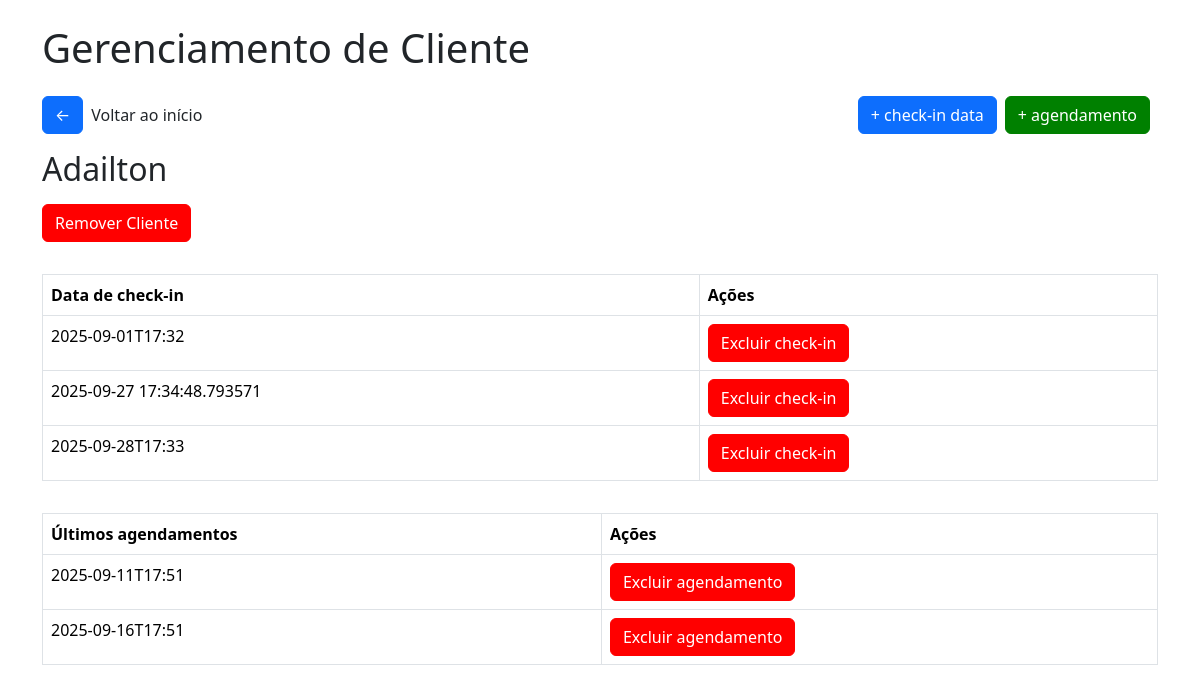
/clientemassagem/1, run on an earlier commit of the app's database.
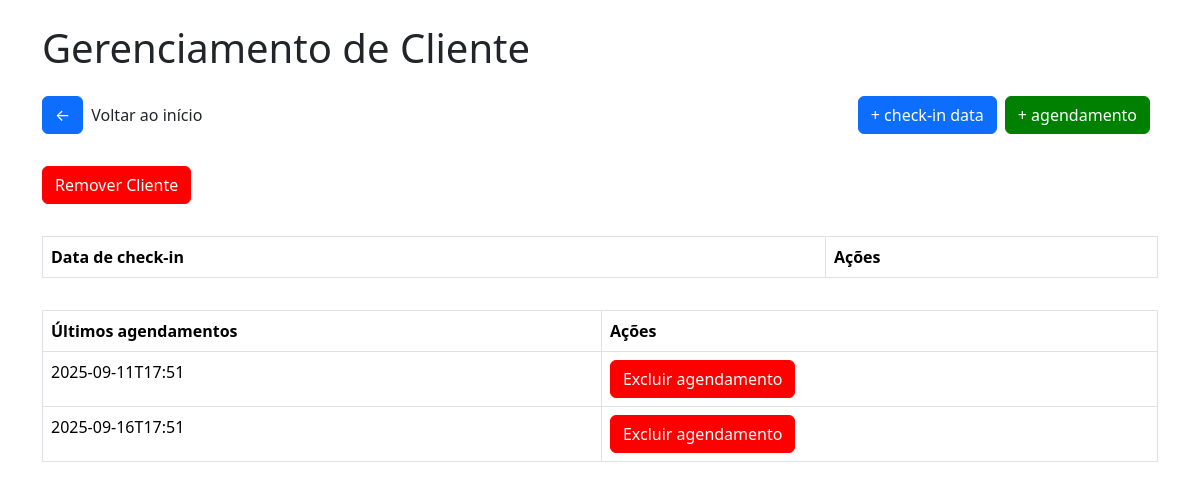
And on a later commit of the database.
### tables this page shows
CREATE TABLE cliente_massagem (
        id INTEGER PRIMARY KEY AUTOINCREMENT,
        nome TEXT NOT NULL,
        status BOOLEAN DEFAULT FALSE,
        checkins INTEGER DEFAULT 0
    );

CREATE TABLE checkin_massagem (
        id INTEGER PRIMARY KEY AUTOINCREMENT,
        cliente_id INTEGER,
        data DATETIME,
        FOREIGN KEY(cliente_id) REFERENCES clientes(id)
    );

CREATE TABLE historico_agendamento_massagem (
        id INTEGER PRIMARY KEY AUTOINCREMENT,
        cliente_id INTEGER,
        data DATETIME,
        FOREIGN KEY(cliente_id) REFERENCES clientes(id)
    );

### app/views/massagem.py (the view)
@app.route('/clientemassagem/<int:cliente_id>')
def cliente_massagem(cliente_id):
    conn = get_db_connection()
    cliente = conn.execute("SELECT * FROM cliente_massagem WHERE id = ?", (cliente_id,)).fetchone()
    checkins = conn.execute("SELECT * FROM checkin_massagem WHERE cliente_id = ? ORDER BY data ASC", (cliente_id,))
    agendamentos = conn.execute("SELECT * FROM historico_agendamento_massagem WHERE cliente_id = ? ORDER BY data ASC", (cliente_id,))
    return render_template('massagem/cliente_massagem.html', cliente=cliente, checkins=checkins, agendamentos=agendamentos)

### app/model/model.py (called while the page is built)
def get_db_connection():
    conn = sqlite3.connect('checkins.db')
    conn.row_factory = sqlite3.Row
    return conn

### app/templates/massagem/cliente_massagem.html (shortened to what this page needs)
<!DOCTYPE html>
<html lang="pt-br">
<head>
    <link href="https://cdn.jsdelivr.net/npm/bootstrap@5.3.2/dist/css/bootstrap.min.css" rel="stylesheet">
    <link rel="stylesheet" href="{{url_for('static', filename='css/style.css')}}">
    <link rel="stylesheet" href="{{url_for('static', filename='css/modal.css')}}">
</head>
<body>
    <div class="container">
        <h1 class="mb-4">
            Gerenciamento de Cliente
        </h1>
        <div class="box-btn-home">
            <div class="box"><a href="/" class="btn btn-primary btn-home">&#x2190</a>
            <p>Voltar ao início</p></div>
            <div class="box">
                <a href="/adcheckindatamassagem/{{cliente.id}}" class="btn btn-primary btn-home">+ check-in data</a>
                <a href="/adicionaragendamentomassagem/{{cliente.id}}" class="btn btn-primary btn-home green">+ agendamento</a>
            </div>
        </div>
        <h2 class="mb-3">
            {{cliente.nome}}
        </h2>
        <button class="btn btn-primary btn-remover" id="openModal">Remover Cliente</button>
        <table class="table table-bordered table-checkin">
            <thead>
                <tr>
                <th>Data de check-in</th>
                <th>Ações</th>
                </tr>
            </thead>
            <tbody>
                {% for checkin in checkins %}
                <tr>
                <td>{{ checkin.data }}</td>
                <td><a href="/excluircheckinmassagem/{{checkin.id}}" class="btn btn-primary btn-remover excludecheckin">Excluir check-in</a></td>
                </tr>
                {% endfor %}
            </tbody>
        </table>
        <table class="table table-bordered table-checkin">
            <thead>
                <tr>
                <th>Últimos agendamentos</th>
                <th>Ações</th>
                </tr>
            </thead>
            <tbody>
                {% for a in agendamentos %}
                <tr>
                <td>{{ a.data }}</td>
                <td><a href="/excluiragendamentomassagem/{{a.id}}" class="btn btn-primary btn-remover excludecheckin">Excluir agendamento</a></td>
                </tr>
                {% endfor %}
            </tbody>
        </table>
</body>
</html>

What changed in the data, as far as the page shows it:
removed cliente_massagem: nome "Adailton"
removed checkin_massagem: data "2025-09-01T17:32"
removed checkin_massagem: data "2025-09-27 17:34:48.793571"
removed checkin_massagem: data "2025-09-28T17:33"
